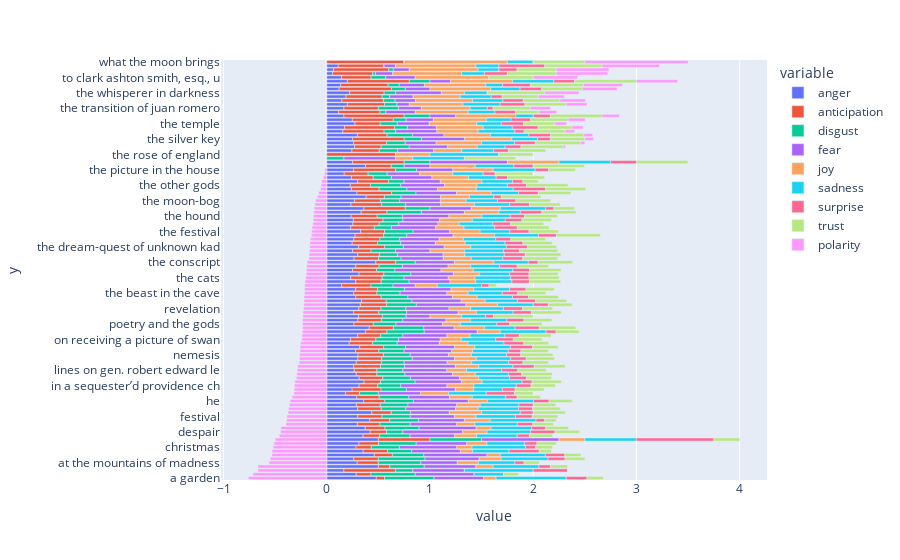

This figure's notebook cell:
### Code cell
SENTIMENT = pd.read_csv('data/output/lovecraft_SENTIMENT.csv')
px.bar(SENTIMENT.reset_index().sort_values('polarity'), 
       emo_cols, [x[:30] for x in SENTIMENT.title], orientation='h', height=1000)

### Figure 1 — Plotly figure (JSON) as saved in the notebook; plotly's stock layout.template omitted (floating-point values rounded to 4 significant figures)
{"data": [{"alignmentgroup": "True", "hovertemplate": "variable=anger<br>value=%{x}<br>y=%{y}<extra></extra>", "legendgroup": "anger", "marker": {"color": "#636efa", "pattern": {"shape": ""}}, "name": "anger", "offsetgroup": "anger", "orientation": "h", "showlegend": true, "textposition": "auto", "type": "bar", "x": [0.48, 0.2857, 0.1667, 0.5, 0.2941, 0.2619, 0.4606, 0.3529, 0.284, 0.3117, 0.5, 0.3521, 0.4211, 0.3735, 0.2963, 0.4167, 0.3009, 0.4375, 0.2995, 0.287, 0.3579, 0.291, 0.1818, 0.2456, 0.3128, 0.3608, 0.3137, 0.286, 0.2671, 0.2606, 0.2857, 0.3022, 0.3036, 0.2786, 0.3196, 0.2172, 0.2299, 0.2989, 0.375, 0.4118, 0.2639, 0.3022, 0.3077, 0.2622, 0.311, 0.3255, 0.3372, 0.2822, 0.2617, 0.2802, 0.1429, 0.2802, 0.2313, 0.3127, 0.25, 0.2822, 0.4762, 0.2646, 0.2994, 0.25, 0.3087, 0.2461, 0.2625, 0.275, 0.3277, 0.2308, 0.2527, 0.2582, 0.2366, 0.3333, 0.36, 0.235, 0.2702, 0.3824, 0.2929, 0.2388, 0.2283, 0.3, 0.2392, 0.1691, 0.2593, 0.375, 0.25, 0, 0, 0.2438, 0.2688, 0.26, 0.25, 0.2966, 0.1556, 0.1719, 0.2734, 0.2479, 0.1667, 0.1143, 0.1667, 0.2, 0.1471, 0.187, 0.2222, 0.1194, 0.1351, 0.2, 0.1429, 0.05556, 0.06667, 0.1111, 0], "xaxis": "x", "y": ["a garden", "an american to mother england", "arcadia", "astrophobos", "at the mountains of madness", "azathoth", "beyond the wall of sleep", "celephais", "christmas", "cool air", "dagon", "dead passion's flame", "despair", "ex oblivione", "fact and fancy", "facts concerning the late arth", "festival", "from beyond", "fungi from yuggoth", "hallowe'en in a suburb", "he", "herbert west: reanimator", "hypnos", "imprisoned with the pharaohs", "in a sequester’d providence ch", "in the vault", "laeta; a lament", "life’s mystery", "lines on gen. robert edward le", "medusa's coil", "memory", "nathicana", "nemesis", "nyarlathotep", "ode for july fourth, 1917", "on reading lord dunsany’s book", "on receiving a picture of swan", "pacifist war song—1917", "pickman's model", "poemata minora, volume ii", "poetry and the gods", "polaris", "providence", "psychopompos", "revelation", "sunset", "the alchemist", "the ancient track", "the beast in the cave", "the book", "the call of cthulhu", "the case of charles dexter war", "the cats", "the cats of ulthar", "the city", "the colour out of space", "the conscript", "the crawling chaos", "the descendant", "the doom that came to sarnath", "the dream-quest of unknown kad", "the dreams in the witch house", "the dunwich horror", "the evil clergyman", "the festival", "the haunter of the dark", "the horror at martin's beach", "the horror at red hook", "the hound", "the house", "the lurking fear", "the messenger", "the moon-bog", "the music of erich zann", "the nameless city", "the nightmare lake", "the other gods", "the outpost", "the outsider", "the peace advocate", "the picture in the house", "the poe-et’s nightmare", "the quest of iranon", "the rats in the walls", "the rose of england", "the shadow out of time", "the shadow over innsmouth", "the shunned house", "the silver key", "the statement of randolph cart", "the strange high house in the ", "the street", "the temple", "the terrible old man", "the thing on the doorstep", "the tomb", "the transition of juan romero", "the tree", "the unnamable", "the very old folk", "the whisperer in darkness", "the white ship", "the wood", "through the gates of the silve", "to clark ashton smith, esq., u", "to edward john moreton drax pl", "unda; or, the bride of the sea", "waste paper a poem of profound", "what the moon brings"], "yaxis": "y"}, {"alignmentgroup": "True", "hovertemplate": "variable=anticipation<br>value=%{x}<br>y=%{y}<extra></extra>", "legendgroup": "anticipation", "marker": {"color": "#EF553B", "pattern": {"shape": ""}}, "name": "anticipation", "offsetgroup": "anticipation", "orientation": "h", "showlegend": true, "textposition": "auto", "type": "bar", "x": [0.08, 0.1429, 0.5, 0.1111, 0.2059, 0.2381, 0.1751, 0.2353, 0.1481, 0.1903, 0.5, 0.1596, 0.1579, 0.1907, 0.2191, 0.1944, 0.2346, 0.1875, 0.2284, 0.2315, 0.204, 0.2172, 0.1364, 0.2807, 0.1795, 0.1598, 0.2288, 0.1996, 0.2186, 0.2606, 0.2428, 0.2305, 0.2455, 0.2243, 0.232, 0.2273, 0.2465, 0.2222, 0.2083, 0.2353, 0.1874, 0.2266, 0.2308, 0.242, 0.2144, 0.2547, 0.2384, 0.2452, 0.2243, 0.2114, 0.2857, 0.2467, 0.3061, 0.2405, 0.2321, 0.2251, 0.1905, 0.2369, 0.2102, 0.1786, 0.2526, 0.2461, 0.2528, 0.275, 0.2316, 0.2308, 0.2544, 0.2869, 0.2519, 0.25, 0.4, 0.295, 0.2509, 0.1765, 0.3357, 0.2687, 0.1957, 0.3, 0.2105, 0.2316, 0.4074, 0.25, 0.5, 0, 0.6667, 0.265, 0.2581, 0.32, 0.5, 0.2881, 0.4, 0.4844, 0.2446, 0.3967, 0.5833, 0.4, 0.3333, 0.36, 0.4044, 0.3496, 0.3333, 0.5075, 0.4595, 0.6, 0.2857, 0.3889, 0.5333, 0.4444, 0.75], "xaxis": "x", "y": ["a garden", "an american to mother england", "arcadia", "astrophobos", "at the mountains of madness", "azathoth", "beyond the wall of sleep", "celephais", "christmas", "cool air", "dagon", "dead passion's flame", "despair", "ex oblivione", "fact and fancy", "facts concerning the late arth", "festival", "from beyond", "fungi from yuggoth", "hallowe'en in a suburb", "he", "herbert west: reanimator", "hypnos", "imprisoned with the pharaohs", "in a sequester’d providence ch", "in the vault", "laeta; a lament", "life’s mystery", "lines on gen. robert edward le", "medusa's coil", "memory", "nathicana", "nemesis", "nyarlathotep", "ode for july fourth, 1917", "on reading lord dunsany’s book", "on receiving a picture of swan", "pacifist war song—1917", "pickman's model", "poemata minora, volume ii", "poetry and the gods", "polaris", "providence", "psychopompos", "revelation", "sunset", "the alchemist", "the ancient track", "the beast in the cave", "the book", "the call of cthulhu", "the case of charles dexter war", "the cats", "the cats of ulthar", "the city", "the colour out of space", "the conscript", "the crawling chaos", "the descendant", "the doom that came to sarnath", "the dream-quest of unknown kad", "the dreams in the witch house", "the dunwich horror", "the evil clergyman", "the festival", "the haunter of the dark", "the horror at martin's beach", "the horror at red hook", "the hound", "the house", "the lurking fear", "the messenger", "the moon-bog", "the music of erich zann", "the nameless city", "the nightmare lake", "the other gods", "the outpost", "the outsider", "the peace advocate", "the picture in the house", "the poe-et’s nightmare", "the quest of iranon", "the rats in the walls", "the rose of england", "the shadow out of time", "the shadow over innsmouth", "the shunned house", "the silver key", "the statement of randolph cart", "the strange high house in the ", "the street", "the temple", "the terrible old man", "the thing on the doorstep", "the tomb", "the transition of juan romero", "the tree", "the unnamable", "the very old folk", "the whisperer in darkness", "the white ship", "the wood", "through the gates of the silve", "to clark ashton smith, esq., u", "to edward john moreton drax pl", "unda; or, the bride of the sea", "waste paper a poem of profound", "what the moon brings"], "yaxis": "y"}, {"alignmentgroup": "True", "hovertemplate": "variable=disgust<br>value=%{x}<br>y=%{y}<extra></extra>", "legendgroup": "disgust", "marker": {"color": "#00cc96", "pattern": {"shape": ""}}, "name": "disgust", "offsetgroup": "disgust", "orientation": "h", "showlegend": true, "textposition": "auto", "type": "bar", "x": [0.48, 0.4286, 0.1667, 0.3333, 0.4118, 0.4524, 0.3047, 0.2353, 0.2716, 0.3644, 0.5, 0.2958, 0.1579, 0.3307, 0.2932, 0.2778, 0.2731, 0.1875, 0.2386, 0.2685, 0.2776, 0.2869, 0.1818, 0.2456, 0.2256, 0.3351, 0.268, 0.2716, 0.2522, 0.2324, 0.2215, 0.296, 0.2589, 0.2463, 0.2113, 0.2374, 0.2197, 0.216, 0.3611, 0.2941, 0.2196, 0.2086, 0.2308, 0.2686, 0.241, 0.2877, 0.25, 0.2587, 0.2243, 0.2617, 0.2143, 0.2711, 0.2109, 0.2612, 0.1786, 0.2263, 0.1905, 0.2185, 0.1783, 0.2381, 0.1811, 0.2251, 0.1922, 0.225, 0.2768, 0.1648, 0.1912, 0.1926, 0.2443, 0.3333, 0.24, 0.235, 0.1865, 0.1618, 0.2357, 0.2687, 0.2935, 0.15, 0.177, 0.1838, 0.2037, 0.125, 0.25, 0.1667, 0, 0.1767, 0.2724, 0.18, 0.1667, 0.2458, 0.1111, 0.125, 0.1655, 0.124, 0.25, 0.05714, 0.1944, 0.12, 0.1103, 0.07317, 0.1111, 0.1343, 0.1081, 0.2, 0.1429, 0.02778, 0.04444, 0, 0], "xaxis": "x", "y": ["a garden", "an american to mother england", "arcadia", "astrophobos", "at the mountains of madness", "azathoth", "beyond the wall of sleep", "celephais", "christmas", "cool air", "dagon", "dead passion's flame", "despair", "ex oblivione", "fact and fancy", "facts concerning the late arth", "festival", "from beyond", "fungi from yuggoth", "hallowe'en in a suburb", "he", "herbert west: reanimator", "hypnos", "imprisoned with the pharaohs", "in a sequester’d providence ch", "in the vault", "laeta; a lament", "life’s mystery", "lines on gen. robert edward le", "medusa's coil", "memory", "nathicana", "nemesis", "nyarlathotep", "ode for july fourth, 1917", "on reading lord dunsany’s book", "on receiving a picture of swan", "pacifist war song—1917", "pickman's model", "poemata minora, volume ii", "poetry and the gods", "polaris", "providence", "psychopompos", "revelation", "sunset", "the alchemist", "the ancient track", "the beast in the cave", "the book", "the call of cthulhu", "the case of charles dexter war", "the cats", "the cats of ulthar", "the city", "the colour out of space", "the conscript", "the crawling chaos", "the descendant", "the doom that came to sarnath", "the dream-quest of unknown kad", "the dreams in the witch house", "the dunwich horror", "the evil clergyman", "the festival", "the haunter of the dark", "the horror at martin's beach", "the horror at red hook", "the hound", "the house", "the lurking fear", "the messenger", "the moon-bog", "the music of erich zann", "the nameless city", "the nightmare lake", "the other gods", "the outpost", "the outsider", "the peace advocate", "the picture in the house", "the poe-et’s nightmare", "the quest of iranon", "the rats in the walls", "the rose of england", "the shadow out of time", "the shadow over innsmouth", "the shunned house", "the silver key", "the statement of randolph cart", "the strange high house in the ", "the street", "the temple", "the terrible old man", "the thing on the doorstep", "the tomb", "the transition of juan romero", "the tree", "the unnamable", "the very old folk", "the whisperer in darkness", "the white ship", "the wood", "through the gates of the silve", "to clark ashton smith, esq., u", "to edward john moreton drax pl", "unda; or, the bride of the sea", "waste paper a poem of profound", "what the moon brings"], "yaxis": "y"}, {"alignmentgroup": "True", "hovertemplate": "variable=fear<br>value=%{x}<br>y=%{y}<extra></extra>", "legendgroup": "fear", "marker": {"color": "#ab63fa", "pattern": {"shape": ""}}, "name": "fear", "offsetgroup": "fear", "orientation": "h", "showlegend": true, "textposition": "auto", "type": "bar", "x": [0.48, 0.5714, 0.5, 0.5, 0.3529, 0.5238, 0.6112, 0.4706, 0.5556, 0.4899, 0.75, 0.4319, 0.5789, 0.5525, 0.4506, 0.4444, 0.4306, 0.375, 0.4822, 0.4722, 0.5318, 0.3934, 0.4091, 0.4737, 0.4462, 0.4485, 0.4771, 0.4609, 0.4248, 0.493, 0.4171, 0.4097, 0.3705, 0.4619, 0.4742, 0.4091, 0.4036, 0.4272, 0.5139, 0.2941, 0.4505, 0.4173, 0.2308, 0.5, 0.4183, 0.4811, 0.4767, 0.4307, 0.4533, 0.4513, 0.2143, 0.3959, 0.4286, 0.4124, 0.4464, 0.4428, 0.381, 0.4092, 0.4395, 0.3333, 0.3954, 0.3351, 0.3822, 0.45, 0.3559, 0.4286, 0.3796, 0.3566, 0.4504, 0.4167, 0.4, 0.34, 0.3923, 0.3824, 0.3929, 0.2985, 0.4239, 0.35, 0.3923, 0.3162, 0.3519, 0.25, 0.75, 0.5, 0, 0.3498, 0.3728, 0.3, 0.4167, 0.3051, 0.4, 0.2812, 0.3094, 0.2645, 0.25, 0.2857, 0.2222, 0.12, 0.1985, 0.2276, 0.4444, 0.2388, 0.2432, 0.2, 0.2857, 0.1667, 0.1556, 0.1111, 0], "xaxis": "x", "y": ["a garden", "an american to mother england", "arcadia", "astrophobos", "at the mountains of madness", "azathoth", "beyond the wall of sleep", "celephais", "christmas", "cool air", "dagon", "dead passion's flame", "despair", "ex oblivione", "fact and fancy", "facts concerning the late arth", "festival", "from beyond", "fungi from yuggoth", "hallowe'en in a suburb", "he", "herbert west: reanimator", "hypnos", "imprisoned with the pharaohs", "in a sequester’d providence ch", "in the vault", "laeta; a lament", "life’s mystery", "lines on gen. robert edward le", "medusa's coil", "memory", "nathicana", "nemesis", "nyarlathotep", "ode for july fourth, 1917", "on reading lord dunsany’s book", "on receiving a picture of swan", "pacifist war song—1917", "pickman's model", "poemata minora, volume ii", "poetry and the gods", "polaris", "providence", "psychopompos", "revelation", "sunset", "the alchemist", "the ancient track", "the beast in the cave", "the book", "the call of cthulhu", "the case of charles dexter war", "the cats", "the cats of ulthar", "the city", "the colour out of space", "the conscript", "the crawling chaos", "the descendant", "the doom that came to sarnath", "the dream-quest of unknown kad", "the dreams in the witch house", "the dunwich horror", "the evil clergyman", "the festival", "the haunter of the dark", "the horror at martin's beach", "the horror at red hook", "the hound", "the house", "the lurking fear", "the messenger", "the moon-bog", "the music of erich zann", "the nameless city", "the nightmare lake", "the other gods", "the outpost", "the outsider", "the peace advocate", "the picture in the house", "the poe-et’s nightmare", "the quest of iranon", "the rats in the walls", "the rose of england", "the shadow out of time", "the shadow over innsmouth", "the shunned house", "the silver key", "the statement of randolph cart", "the strange high house in the ", "the street", "the temple", "the terrible old man", "the thing on the doorstep", "the tomb", "the transition of juan romero", "the tree", "the unnamable", "the very old folk", "the whisperer in darkness", "the white ship", "the wood", "through the gates of the silve", "to clark ashton smith, esq., u", "to edward john moreton drax pl", "unda; or, the bride of the sea", "waste paper a poem of profound", "what the moon brings"], "yaxis": "y"}, {"alignmentgroup": "True", "hovertemplate": "variable=joy<br>value=%{x}<br>y=%{y}<extra></extra>", "legendgroup": "joy", "marker": {"color": "#FFA15A", "pattern": {"shape": ""}}, "name": "joy", "offsetgroup": "joy", "orientation": "h", "showlegend": true, "textposition": "auto", "type": "bar", "x": [0.12, 0, 0, 0.1667, 0.2059, 0.2143, 0.1296, 0.1176, 0.1481, 0.1943, 0.25, 0.2113, 0.2368, 0.144, 0.1759, 0.25, 0.2068, 0.3125, 0.2183, 0.2269, 0.1839, 0.2213, 0.2727, 0.1754, 0.2615, 0.201, 0.183, 0.2202, 0.1913, 0.2254, 0.2372, 0.2103, 0.2232, 0.2023, 0.1959, 0.2778, 0.2031, 0.2238, 0.2222, 0.2941, 0.1733, 0.2374, 0.3077, 0.1783, 0.2102, 0.3066, 0.2326, 0.2395, 0.2056, 0.2198, 0.2143, 0.2497, 0.2585, 0.2509, 0.3125, 0.2178, 0.381, 0.2708, 0.2102, 0.3333, 0.2577, 0.288, 0.2341, 0.4, 0.2938, 0.2747, 0.204, 0.3156, 0.3206, 0.3333, 0.28, 0.325, 0.2506, 0.2794, 0.3357, 0.3731, 0.3152, 0.4, 0.3541, 0.3199, 0.3889, 0.4375, 0.5, 0.1667, 0.3333, 0.2721, 0.2867, 0.44, 0.4583, 0.4492, 0.4, 0.4531, 0.4604, 0.5124, 0.5833, 0.5143, 0.4722, 0.52, 0.5515, 0.4553, 0.2222, 0.5896, 0.5946, 0.6, 0.7143, 0.6667, 0.6667, 0.7778, 1], "xaxis": "x", "y": ["a garden", "an american to mother england", "arcadia", "astrophobos", "at the mountains of madness", "azathoth", "beyond the wall of sleep", "celephais", "christmas", "cool air", "dagon", "dead passion's flame", "despair", "ex oblivione", "fact and fancy", "facts concerning the late arth", "festival", "from beyond", "fungi from yuggoth", "hallowe'en in a suburb", "he", "herbert west: reanimator", "hypnos", "imprisoned with the pharaohs", "in a sequester’d providence ch", "in the vault", "laeta; a lament", "life’s mystery", "lines on gen. robert edward le", "medusa's coil", "memory", "nathicana", "nemesis", "nyarlathotep", "ode for july fourth, 1917", "on reading lord dunsany’s book", "on receiving a picture of swan", "pacifist war song—1917", "pickman's model", "poemata minora, volume ii", "poetry and the gods", "polaris", "providence", "psychopompos", "revelation", "sunset", "the alchemist", "the ancient track", "the beast in the cave", "the book", "the call of cthulhu", "the case of charles dexter war", "the cats", "the cats of ulthar", "the city", "the colour out of space", "the conscript", "the crawling chaos", "the descendant", "the doom that came to sarnath", "the dream-quest of unknown kad", "the dreams in the witch house", "the dunwich horror", "the evil clergyman", "the festival", "the haunter of the dark", "the horror at martin's beach", "the horror at red hook", "the hound", "the house", "the lurking fear", "the messenger", "the moon-bog", "the music of erich zann", "the nameless city", "the nightmare lake", "the other gods", "the outpost", "the outsider", "the peace advocate", "the picture in the house", "the poe-et’s nightmare", "the quest of iranon", "the rats in the walls", "the rose of england", "the shadow out of time", "the shadow over innsmouth", "the shunned house", "the silver key", "the statement of randolph cart", "the strange high house in the ", "the street", "the temple", "the terrible old man", "the thing on the doorstep", "the tomb", "the transition of juan romero", "the tree", "the unnamable", "the very old folk", "the whisperer in darkness", "the white ship", "the wood", "through the gates of the silve", "to clark ashton smith, esq., u", "to edward john moreton drax pl", "unda; or, the bride of the sea", "waste paper a poem of profound", "what the moon brings"], "yaxis": "y"}, {"alignmentgroup": "True", "hovertemplate": "variable=sadness<br>value=%{x}<br>y=%{y}<extra></extra>", "legendgroup": "sadness", "marker": {"color": "#19d3f3", "pattern": {"shape": ""}}, "name": "sadness", "offsetgroup": "sadness", "orientation": "h", "showlegend": true, "textposition": "auto", "type": "bar", "x": [0.68, 0.2857, 0.6667, 0.4444, 0.3529, 0.4524, 0.4361, 0.3529, 0.5185, 0.3644, 0.5, 0.3944, 0.4211, 0.393, 0.4105, 0.4444, 0.3827, 0.375, 0.3909, 0.375, 0.4482, 0.3238, 0.3636, 0.2807, 0.4103, 0.3866, 0.3007, 0.321, 0.3416, 0.331, 0.3588, 0.3333, 0.3393, 0.3446, 0.3454, 0.3485, 0.3321, 0.338, 0.4444, 0.2941, 0.3516, 0.3525, 0.2308, 0.3535, 0.3174, 0.3443, 0.314, 0.3433, 0.3318, 0.3456, 0.4286, 0.3503, 0.3469, 0.2921, 0.3839, 0.281, 0.3333, 0.3046, 0.3822, 0.381, 0.3444, 0.3874, 0.3126, 0.425, 0.2881, 0.2967, 0.3261, 0.3197, 0.2748, 0.2083, 0.44, 0.34, 0.303, 0.2353, 0.2643, 0.3582, 0.2935, 0.3, 0.2679, 0.2941, 0.4074, 0.375, 0.5, 0.5, 0.6667, 0.3074, 0.2688, 0.32, 0.25, 0.3729, 0.3556, 0.2812, 0.2374, 0.2397, 0.1667, 0.2571, 0.1667, 0.36, 0.2941, 0.3008, 0.2222, 0.2836, 0.1622, 0.4, 0, 0.2222, 0.2, 0.2222, 0.25], "xaxis": "x", "y": ["a garden", "an american to mother england", "arcadia", "astrophobos", "at the mountains of madness", "azathoth", "beyond the wall of sleep", "celephais", "christmas", "cool air", "dagon", "dead passion's flame", "despair", "ex oblivione", "fact and fancy", "facts concerning the late arth", "festival", "from beyond", "fungi from yuggoth", "hallowe'en in a suburb", "he", "herbert west: reanimator", "hypnos", "imprisoned with the pharaohs", "in a sequester’d providence ch", "in the vault", "laeta; a lament", "life’s mystery", "lines on gen. robert edward le", "medusa's coil", "memory", "nathicana", "nemesis", "nyarlathotep", "ode for july fourth, 1917", "on reading lord dunsany’s book", "on receiving a picture of swan", "pacifist war song—1917", "pickman's model", "poemata minora, volume ii", "poetry and the gods", "polaris", "providence", "psychopompos", "revelation", "sunset", "the alchemist", "the ancient track", "the beast in the cave", "the book", "the call of cthulhu", "the case of charles dexter war", "the cats", "the cats of ulthar", "the city", "the colour out of space", "the conscript", "the crawling chaos", "the descendant", "the doom that came to sarnath", "the dream-quest of unknown kad", "the dreams in the witch house", "the dunwich horror", "the evil clergyman", "the festival", "the haunter of the dark", "the horror at martin's beach", "the horror at red hook", "the hound", "the house", "the lurking fear", "the messenger", "the moon-bog", "the music of erich zann", "the nameless city", "the nightmare lake", "the other gods", "the outpost", "the outsider", "the peace advocate", "the picture in the house", "the poe-et’s nightmare", "the quest of iranon", "the rats in the walls", "the rose of england", "the shadow out of time", "the shadow over innsmouth", "the shunned house", "the silver key", "the statement of randolph cart", "the strange high house in the ", "the street", "the temple", "the terrible old man", "the thing on the doorstep", "the tomb", "the transition of juan romero", "the tree", "the unnamable", "the very old folk", "the whisperer in darkness", "the white ship", "the wood", "through the gates of the silve", "to clark ashton smith, esq., u", "to edward john moreton drax pl", "unda; or, the bride of the sea", "waste paper a poem of profound", "what the moon brings"], "yaxis": "y"}, {"alignmentgroup": "True", "hovertemplate": "variable=surprise<br>value=%{x}<br>y=%{y}<extra></extra>", "legendgroup": "surprise", "marker": {"color": "#FF6692", "pattern": {"shape": ""}}, "name": "surprise", "offsetgroup": "surprise", "orientation": "h", "showlegend": true, "textposition": "auto", "type": "bar", "x": [0.2, 0, 0.3333, 0.1111, 0.08824, 0.1667, 0.1891, 0.2941, 0.09877, 0.1215, 0.75, 0.1174, 0.2368, 0.1362, 0.1512, 0.08333, 0.162, 0.125, 0.1371, 0.1389, 0.1505, 0.1107, 0.2727, 0.1228, 0.1436, 0.09794, 0.1634, 0.1296, 0.154, 0.2077, 0.1386, 0.1511, 0.1384, 0.1232, 0.2165, 0.1919, 0.1724, 0.1393, 0.09722, 0.2353, 0.127, 0.1655, 0.07692, 0.1783, 0.1847, 0.1462, 0.1744, 0.1549, 0.1495, 0.1594, 0.07143, 0.1695, 0.1769, 0.189, 0.1607, 0.1691, 0.09524, 0.1938, 0.2038, 0.1548, 0.2041, 0.1728, 0.1466, 0.175, 0.1864, 0.2198, 0.1735, 0.1598, 0.1374, 0.2083, 0.08, 0.195, 0.1789, 0.07353, 0.1929, 0.3134, 0.1848, 0.1, 0.11, 0.1176, 0.1296, 0.1875, 0.25, 0, 0, 0.1449, 0.1541, 0.2, 0.125, 0.2119, 0.08889, 0.25, 0.2158, 0.1901, 0.1667, 0.2, 0.05556, 0.24, 0.1985, 0.1057, 0, 0.209, 0.2703, 0.2, 0, 0.2222, 0.1778, 0.4444, 0], "xaxis": "x", "y": ["a garden", "an american to mother england", "arcadia", "astrophobos", "at the mountains of madness", "azathoth", "beyond the wall of sleep", "celephais", "christmas", "cool air", "dagon", "dead passion's flame", "despair", "ex oblivione", "fact and fancy", "facts concerning the late arth", "festival", "from beyond", "fungi from yuggoth", "hallowe'en in a suburb", "he", "herbert west: reanimator", "hypnos", "imprisoned with the pharaohs", "in a sequester’d providence ch", "in the vault", "laeta; a lament", "life’s mystery", "lines on gen. robert edward le", "medusa's coil", "memory", "nathicana", "nemesis", "nyarlathotep", "ode for july fourth, 1917", "on reading lord dunsany’s book", "on receiving a picture of swan", "pacifist war song—1917", "pickman's model", "poemata minora, volume ii", "poetry and the gods", "polaris", "providence", "psychopompos", "revelation", "sunset", "the alchemist", "the ancient track", "the beast in the cave", "the book", "the call of cthulhu", "the case of charles dexter war", "the cats", "the cats of ulthar", "the city", "the colour out of space", "the conscript", "the crawling chaos", "the descendant", "the doom that came to sarnath", "the dream-quest of unknown kad", "the dreams in the witch house", "the dunwich horror", "the evil clergyman", "the festival", "the haunter of the dark", "the horror at martin's beach", "the horror at red hook", "the hound", "the house", "the lurking fear", "the messenger", "the moon-bog", "the music of erich zann", "the nameless city", "the nightmare lake", "the other gods", "the outpost", "the outsider", "the peace advocate", "the picture in the house", "the poe-et’s nightmare", "the quest of iranon", "the rats in the walls", "the rose of england", "the shadow out of time", "the shadow over innsmouth", "the shunned house", "the silver key", "the statement of randolph cart", "the strange high house in the ", "the street", "the temple", "the terrible old man", "the thing on the doorstep", "the tomb", "the transition of juan romero", "the tree", "the unnamable", "the very old folk", "the whisperer in darkness", "the white ship", "the wood", "through the gates of the silve", "to clark ashton smith, esq., u", "to edward john moreton drax pl", "unda; or, the bride of the sea", "waste paper a poem of profound", "what the moon brings"], "yaxis": "y"}, {"alignmentgroup": "True", "hovertemplate": "variable=trust<br>value=%{x}<br>y=%{y}<extra></extra>", "legendgroup": "trust", "marker": {"color": "#B6E880", "pattern": {"shape": ""}}, "name": "trust", "offsetgroup": "trust", "orientation": "h", "showlegend": true, "textposition": "auto", "type": "bar", "x": [0.16, 0.1429, 0, 0.1667, 0.1471, 0.1905, 0.1559, 0.1176, 0.1605, 0.1862, 0.25, 0.2254, 0.2368, 0.2218, 0.1975, 0.1111, 0.2485, 0.3125, 0.269, 0.2176, 0.2241, 0.2254, 0.1818, 0.2807, 0.2359, 0.2835, 0.2418, 0.2942, 0.2745, 0.2993, 0.2466, 0.2741, 0.3125, 0.2654, 0.2474, 0.2424, 0.2771, 0.3067, 0.2222, 0.3529, 0.313, 0.2698, 0.3846, 0.2877, 0.2909, 0.2311, 0.3023, 0.2893, 0.271, 0.2752, 0.07143, 0.3025, 0.2925, 0.2818, 0.3036, 0.3054, 0.3333, 0.3385, 0.3439, 0.369, 0.2832, 0.2827, 0.3366, 0.425, 0.2825, 0.3077, 0.319, 0.2869, 0.3206, 0.3333, 0.2, 0.295, 0.3359, 0.3824, 0.3143, 0.3881, 0.4022, 0.15, 0.3589, 0.364, 0.2593, 0.5, 0.5, 0.5, 0.3333, 0.3604, 0.4086, 0.44, 0.3333, 0.322, 0.4, 0.3281, 0.3022, 0.3636, 0.5, 0.2286, 0.3611, 0.4, 0.3529, 0.3496, 0.5556, 0.3955, 0.5135, 0.6, 0.4286, 0.4722, 0.3778, 0.5556, 0.5], "xaxis": "x", "y": ["a garden", "an american to mother england", "arcadia", "astrophobos", "at the mountains of madness", "azathoth", "beyond the wall of sleep", "celephais", "christmas", "cool air", "dagon", "dead passion's flame", "despair", "ex oblivione", "fact and fancy", "facts concerning the late arth", "festival", "from beyond", "fungi from yuggoth", "hallowe'en in a suburb", "he", "herbert west: reanimator", "hypnos", "imprisoned with the pharaohs", "in a sequester’d providence ch", "in the vault", "laeta; a lament", "life’s mystery", "lines on gen. robert edward le", "medusa's coil", "memory", "nathicana", "nemesis", "nyarlathotep", "ode for july fourth, 1917", "on reading lord dunsany’s book", "on receiving a picture of swan", "pacifist war song—1917", "pickman's model", "poemata minora, volume ii", "poetry and the gods", "polaris", "providence", "psychopompos", "revelation", "sunset", "the alchemist", "the ancient track", "the beast in the cave", "the book", "the call of cthulhu", "the case of charles dexter war", "the cats", "the cats of ulthar", "the city", "the colour out of space", "the conscript", "the crawling chaos", "the descendant", "the doom that came to sarnath", "the dream-quest of unknown kad", "the dreams in the witch house", "the dunwich horror", "the evil clergyman", "the festival", "the haunter of the dark", "the horror at martin's beach", "the horror at red hook", "the hound", "the house", "the lurking fear", "the messenger", "the moon-bog", "the music of erich zann", "the nameless city", "the nightmare lake", "the other gods", "the outpost", "the outsider", "the peace advocate", "the picture in the house", "the poe-et’s nightmare", "the quest of iranon", "the rats in the walls", "the rose of england", "the shadow out of time", "the shadow over innsmouth", "the shunned house", "the silver key", "the statement of randolph cart", "the strange high house in the ", "the street", "the temple", "the terrible old man", "the thing on the doorstep", "the tomb", "the transition of juan romero", "the tree", "the unnamable", "the very old folk", "the whisperer in darkness", "the white ship", "the wood", "through the gates of the silve", "to clark ashton smith, esq., u", "to edward john moreton drax pl", "unda; or, the bride of the sea", "waste paper a poem of profound", "what the moon brings"], "yaxis": "y"}, {"alignmentgroup": "True", "hovertemplate": "variable=polarity<br>value=%{x}<br>y=%{y}<extra></extra>", "legendgroup": "polarity", "marker": {"color": "#FF97FF", "pattern": {"shape": ""}}, "name": "polarity", "offsetgroup": "polarity", "orientation": "h", "showlegend": true, "textposition": "auto", "type": "bar", "x": [-0.76, -0.7143, -0.6667, -0.6667, -0.5588, -0.5476, -0.5306, -0.5294, -0.5185, -0.5101, -0.5, -0.4601, -0.4474, -0.4436, -0.3951, -0.3889, -0.3858, -0.375, -0.3706, -0.3611, -0.3545, -0.3361, -0.3182, -0.3158, -0.3128, -0.3093, -0.2941, -0.2901, -0.2857, -0.2817, -0.267, -0.2648, -0.2634, -0.2581, -0.2577, -0.2525, -0.2414, -0.241, -0.2361, -0.2353, -0.2351, -0.2338, -0.2308, -0.2304, -0.224, -0.2217, -0.2209, -0.2203, -0.215, -0.2148, -0.2143, -0.2112, -0.2041, -0.1993, -0.1964, -0.1946, -0.1905, -0.1723, -0.172, -0.1667, -0.1633, -0.1623, -0.1586, -0.15, -0.1469, -0.1429, -0.1341, -0.1311, -0.1298, -0.125, -0.12, -0.115, -0.1072, -0.08824, -0.07857, -0.0597, -0.05435, -0.05, -0.03349, -0.02206, -0.01852, 0, 0, 0, 0, 0.003534, 0.02151, 0.04, 0.08333, 0.08475, 0.08889, 0.1094, 0.1151, 0.1653, 0.1667, 0.1714, 0.1944, 0.2, 0.25, 0.252, 0.3333, 0.3358, 0.3784, 0.4, 0.4286, 0.5, 0.5111, 0.5556, 1], "xaxis": "x", "y": ["a garden", "an american to mother england", "arcadia", "astrophobos", "at the mountains of madness", "azathoth", "beyond the wall of sleep", "celephais", "christmas", "cool air", "dagon", "dead passion's flame", "despair", "ex oblivione", "fact and fancy", "facts concerning the late arth", "festival", "from beyond", "fungi from yuggoth", "hallowe'en in a suburb", "he", "herbert west: reanimator", "hypnos", "imprisoned with the pharaohs", "in a sequester’d providence ch", "in the vault", "laeta; a lament", "life’s mystery", "lines on gen. robert edward le", "medusa's coil", "memory", "nathicana", "nemesis", "nyarlathotep", "ode for july fourth, 1917", "on reading lord dunsany’s book", "on receiving a picture of swan", "pacifist war song—1917", "pickman's model", "poemata minora, volume ii", "poetry and the gods", "polaris", "providence", "psychopompos", "revelation", "sunset", "the alchemist", "the ancient track", "the beast in the cave", "the book", "the call of cthulhu", "the case of charles dexter war", "the cats", "the cats of ulthar", "the city", "the colour out of space", "the conscript", "the crawling chaos", "the descendant", "the doom that came to sarnath", "the dream-quest of unknown kad", "the dreams in the witch house", "the dunwich horror", "the evil clergyman", "the festival", "the haunter of the dark", "the horror at martin's beach", "the horror at red hook", "the hound", "the house", "the lurking fear", "the messenger", "the moon-bog", "the music of erich zann", "the nameless city", "the nightmare lake", "the other gods", "the outpost", "the outsider", "the peace advocate", "the picture in the house", "the poe-et’s nightmare", "the quest of iranon", "the rats in the walls", "the rose of england", "the shadow out of time", "the shadow over innsmouth", "the shunned house", "the silver key", "the statement of randolph cart", "the strange high house in the ", "the street", "the temple", "the terrible old man", "the thing on the doorstep", "the tomb", "the transition of juan romero", "the tree", "the unnamable", "the very old folk", "the whisperer in darkness", "the white ship", "the wood", "through the gates of the silve", "to clark ashton smith, esq., u", "to edward john moreton drax pl", "unda; or, the bride of the sea", "waste paper a poem of profound", "what the moon brings"], "yaxis": "y"}], "layout": {"autosize": true, "barmode": "relative", "legend": {"title": {"text": "variable"}, "tracegroupgap": 0}, "margin": {"t": 60}, "xaxis": {"anchor": "y", "autorange": true, "domain": [0, 1], "range": [-1.024, 4.264], "title": {"text": "value"}, "type": "linear"}, "yaxis": {"anchor": "x", "autorange": true, "domain": [0, 1], "range": [-0.5, 108.5], "title": {"text": "y"}, "type": "category"}}}
